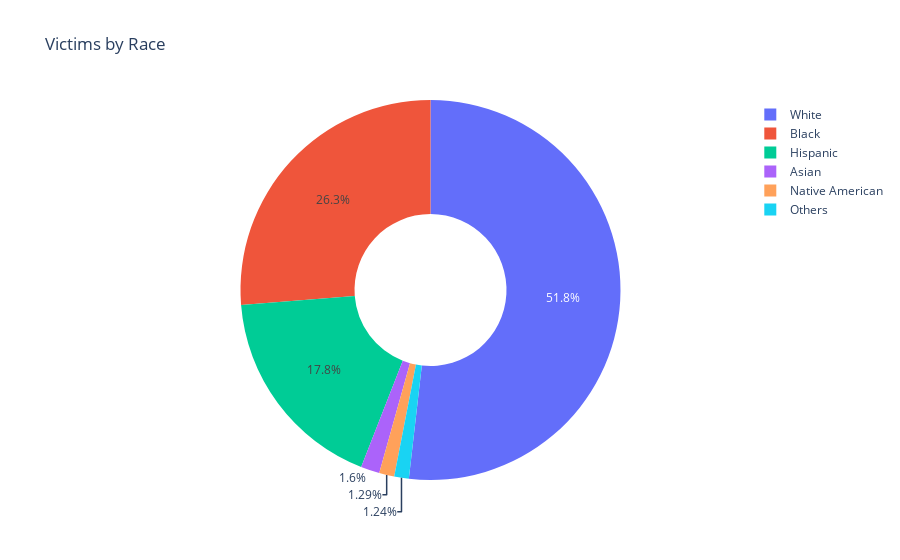

The notebook cell this image was saved under:
### Code cell
px.pie(
    names = victims_by_race.index,
    values = victims_by_race,
    title = 'Victims by Race',
    hole = 0.4
)

### Figure 1 — Plotly figure (JSON) as saved in the notebook; plotly's stock layout.template omitted (floating-point values rounded to 4 significant figures)
{"data": [{"domain": {"x": [0, 1], "y": [0, 1]}, "hole": 0.4, "hovertemplate": "label=%{label}<br>value=%{value}<extra></extra>", "labels": ["White", "Black", "Hispanic", "Asian", "Native American", "Others"], "legendgroup": "", "name": "", "showlegend": true, "type": "pie", "values": [1168, 592, 401, 36, 29, 28]}], "layout": {"legend": {"tracegroupgap": 0}, "title": {"text": "Victims by Race"}}}
